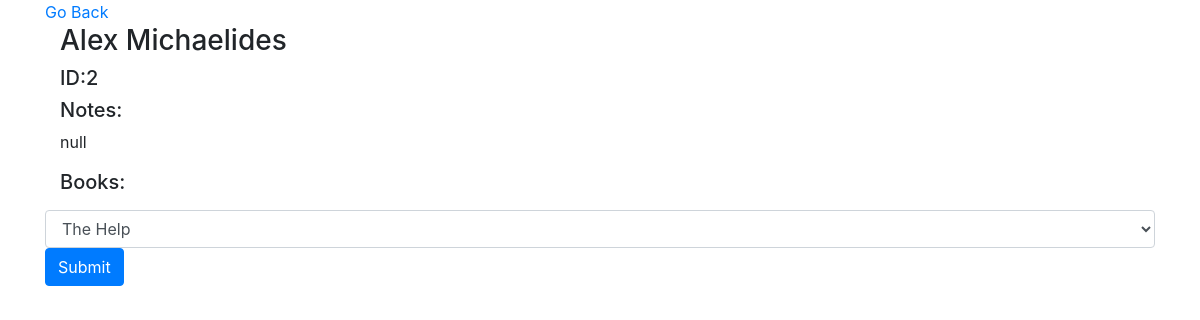
Page /authors/2 on the earlier database version.
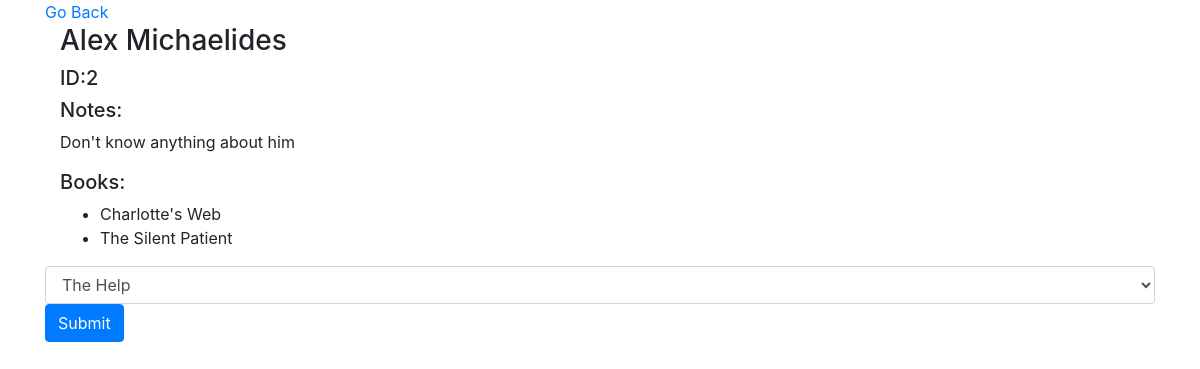
Same page on the later database version.
### books_authors_app/models.py (models this page shows)
class Author(models.Model):
    first_name = models.CharField(max_length=255)
    last_name = models.CharField(max_length=255)
    notes = models.CharField(max_length=255)
    books = models.ManyToManyField(
        Book,
        related_name="authors")
    created_at = models.DateTimeField(auto_now_add=True)
    updated_at = models.DateTimeField(auto_now=True)

class Book(models.Model):
    title = models.CharField(max_length=255)
    desc = models.CharField(max_length=255)
    created_at = models.DateTimeField(auto_now_add=True)
    updated_at = models.DateTimeField(auto_now=True)

### books_authors_app/views.py (the view)
# urls.py: path("authors/<int:id>", views.view_author),
def view_author(request, id):
    view_one_author = Author.objects.get(id=id)
    context = {
        "view_one_author": view_one_author,
        "all_books": Book.objects.all()
    }
    return render(request, "view_author.html", context)

### books_authors_app/templates/view_author.html (shortened to what this page needs)
<!doctype html>
<html lang="en">
<head>
    <link rel="stylesheet" href="https://stackpath.bootstrapcdn.com/bootstrap/4.5.0/css/bootstrap.min.css">
</head>
<body>
    <div class="container">
        <a href="/">Go Back</a>
        <div class="row-12">
            <div class="col-sm">
                <h3>{{view_one_author.first_name}} {{view_one_author.last_name}}</h3>
            </div>
            <div class="col-sm">
                <h5>ID:{{view_one_author.id}}</h5>
            </div>
            <div class="col-sm">
                <h5>Notes:  </h5>
                <p>{{view_one_author.notes}}</p>
            </div>
            <div class="col-sm">
                <h5>Books:</h5>
                <ul>
                        {% for book in view_one_author.books.all %}
                    <li>{{ book.title}}</li>
                        {% endfor %}
                </ul>
            </div>
            <form action="/book/{{view_one_author.id}}/update" method="POST">
                <div class="form-group-12">
                    <select class="form-control" name="author_id">
                        {% for book in all_books %}
                        <option value="{{book.id}}">{{book.title}}</option>
                        {% endfor %}
                    </select>
                        <input type="submit" class="btn btn-primary"></input>
                </div>
            </form>
        </div>
    </div>
</body>
</html>

Differences in the rows shown:
changed Author "Alex": notes "null" → "Don't know anything about him"
now on this page (row unchanged): Book: title "Charlotte's Web"
now on this page (row unchanged): Book: title "The Silent Patient"
